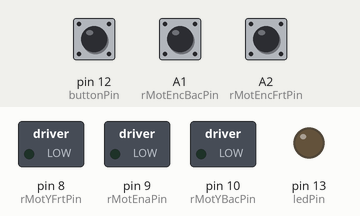
Simulated run of this sketch. Board: Arduino Uno, built with avr-gcc and run on an emulated ATmega328P. Parts: switched loads named in the sketch (green lamp = pin HIGH), output pins drawn as LEDs (lit = HIGH). The inputs (shaded band) are chosen by the test bench; at power-on: pin 12 (buttonPin) LOW, A1 (rMotEncBacPin) HIGH, A2 (rMotEncFrtPin) HIGH.

Above: at 1.2 s.
1.3 s: pin 12 (buttonPin) pulled HIGH for 1 s
At 3.3 s:
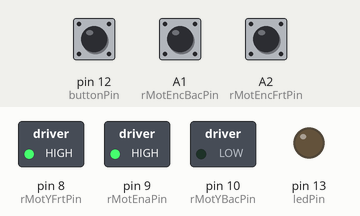
3.8 s: pin 12 (buttonPin) pulled HIGH for 0.15 s
At 4.5 s:
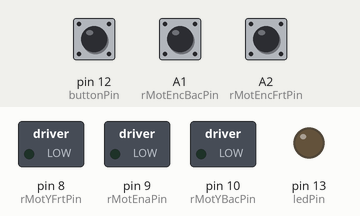
5.4 s: pin 12 (buttonPin) pulled HIGH for 3.2 s
Timing chart, 0 to 8.4 s (numbered marks = the images above; inputs shaded):
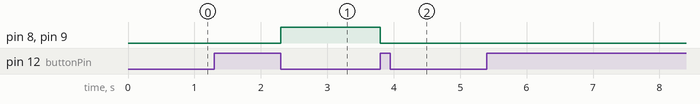

Measured:
- after the input at 1.3 s, pin 8 (rMotYFrtPin), pin 9 (rMotEnaPin): LOW → HIGH after 1.0 s
- after the input at 3.8 s, pin 8 (rMotYFrtPin), pin 9 (rMotEnaPin): HIGH → LOW at once

The sketch:

test_turns_needed_for_360.ino
```cpp
/*

  Test code by Kevin to test number of turns needed for one rotation


  255 - 187500
*/


int pwmFreq = 255;
const long guessTurns = 5140; // CONFIRMED

bool botOn = false;


const int rMotEnaPin = 9; // A3 pin connecting to right motor
const int rMotEncBacPin = A1; // A1 pin connecting to the back encoder of the right motor
const int rMotEncFrtPin = A2; // A2 pin connecting to the front encoder of the right motor
const int rMotYBacPin = 10; // D11 pin connecting to the back Y pin of the right motor
const int rMotYFrtPin = 8; // D10 pin connecting to the front Y pin of the right motor
const int buttonPin = 12; // D12 pin connecting to the button

const int ledPin =  LED_BUILTIN;

byte rMotFrtDefValue = 0; // to store the default state
byte rMotBacDefValue = 0; // to store the default state

byte rMotState = 0; // 1 means forward, -1 means backward, 0 means still
long rMotTurns = 0;

void setup() {
  // put your setup code here, to run once:

  pinMode(rMotEnaPin, OUTPUT);
  pinMode(rMotYFrtPin, OUTPUT);
  pinMode(rMotYBacPin, OUTPUT);
  pinMode(ledPin, OUTPUT);

  // enable interrupt
  pciSetup(rMotEncBacPin);
  pciSetup(rMotEncFrtPin);
}

void loop() {

  int button = digitalRead(buttonPin);
  if (button == HIGH){
    if (!botOn){
      botInit();
      botOn = true;
    } else {
      botDie();
      botOn = false;
    }
  }

  if (rMotTurns >= guessTurns){
    digitalWrite(ledPin, HIGH);
    botDie();
  }

}

void botInit(){
  // buffer time to decrease sensitivity
  delay(200);

  rMotTurns = 0;
  rMotState = 0;

  digitalWrite(ledPin, LOW);
  analogWrite(rMotEnaPin, pwmFreq);
  digitalWrite(rMotYFrtPin, HIGH);
  digitalWrite(rMotYBacPin, LOW);
  // record starting position
  rMotFrtDefValue = digitalRead(rMotEncFrtPin);
  rMotBacDefValue = digitalRead(rMotEncBacPin);
}

void botDie(){
  analogWrite(rMotEnaPin, 0);
  digitalWrite(rMotYFrtPin, LOW);
  digitalWrite(rMotYBacPin, LOW);

  // buffer time to decrease sensitivity
  delay(200);

  rMotTurns = 0;
  rMotState = 0;
}

ISR (PCINT1_vect) // handle pin change interrupt for A0 to A5 here
{
  byte rMotFrtValue = digitalRead(rMotEncFrtPin);
  byte rMotBacValue = digitalRead(rMotEncBacPin);

  if (botOn){
    if (rMotBacValue == rMotBacDefValue && rMotFrtValue != rMotFrtDefValue){ // back activated first: moving forward
      rMotState = 1;
    } else if (rMotBacValue != rMotBacDefValue && rMotFrtValue == rMotFrtDefValue){ // front activated first: moving backward
      rMotState = -1;
    } else if (rMotBacValue == rMotBacDefValue && rMotFrtValue == rMotFrtDefValue){
      rMotTurns += rMotState;
    }
  }
}

ISR (PCINT0_vect) // handle pin change interrupt for D8 to D13 here
{

}

/**
* Helper function
*/


void toggleBool(bool &boolvar){
  if (boolvar){
    boolvar = false;
  } else {
    boolvar = true;
  }
}


/**
 * PIN CHANGE INTERRUPT ON ALL PINS https://playground.arduino.cc/Main/PinChangeInterrupt/
 */

 // Install Pin change interrupt for a pin, can be called multiple times

void pciSetup(byte pin)
{
    *digitalPinToPCMSK(pin) |= bit (digitalPinToPCMSKbit(pin));  // enable pin
    PCIFR  |= bit (digitalPinToPCICRbit(pin)); // clear any outstanding interrupt
    PCICR  |= bit (digitalPinToPCICRbit(pin)); // enable interrupt for the group
}

// Use one Routine to handle each group


ISR (PCINT2_vect) // handle pin change interrupt for D0 to D7 here
 {
 }
```
